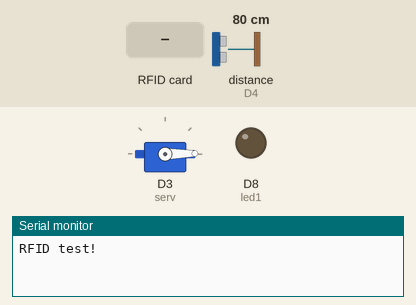
The sketch below on a simulated ESP8266 (NodeMCU). Parts: servo, output pins drawn as LEDs (lit = HIGH), the last lines printed to the serial monitor. Inputs (shaded band) come from the test bench; at power-on: distance to the obstacle (sensor on D4) 80 cm. The echo pulse lasts 58.3 µs per cm; WiFi joins after 1.5 s; servers stay silent unless stated; pins used as bus, display or sensor lines are not drawn.

Above: at 1.2 s.
1.3 s: RFID card 12 34 56 78 90 held to the reader
At 2.0 s:
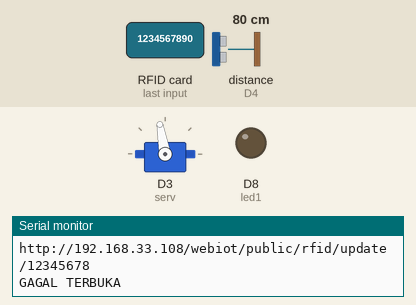
3.0 s: RFID card F3 FD 61 10 held to the reader
At 3.8 s:
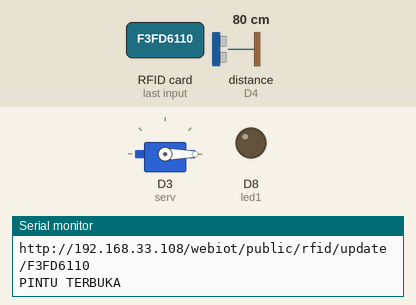
4.7 s: RFID card 5E 7A 19 C4 held to the reader
At 5.2 s:
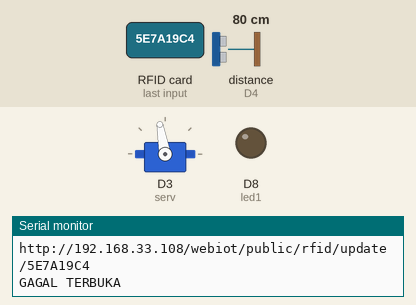
Timing chart, 0 to 7.7 s (numbered marks = the images above; inputs shaded):
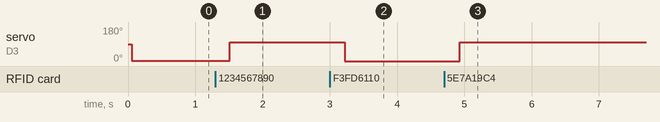

Measured:
- after the input at 1.3 s, servo on D3 (serv): 1° → 100° after 0.21 s
- after the input at 3.0 s, servo on D3 (serv): 100° → 0° after 0.22 s
- after the input at 4.7 s, servo on D3 (serv): 0° → 100° after 0.23 s

The sketch:

smarthome2.ino
```cpp
#include <ESP8266WiFi.h>
#include <ESP8266HTTPClient.h>
#include <WiFiClient.h>
#include <SPI.h>
#include <MFRC522.h>
#include <Servo.h>
Servo myservo;

constexpr uint8_t RST_PIN = D1;
constexpr uint8_t SS_PIN = D2;
int serv = D3;
const int TRIGPIN = D0;
const int ECHOPIN = D4;
int led1 = D8;
long timer, jarak;

byte readCard[4];
String MasterTag = "F3FD6110";
String tagID = "";
String username = "Kelompok_3";

const char* ssid = "Fina";
const char* pass = "1234567890";
const uint16_t port = 80;
const char* host = "192.168.33.108";

String BASE_URL = "http://" + String(host) + "/webiot/public/rfid/update";
MFRC522 mfrc522(SS_PIN, RST_PIN);

void setup() {
  Serial.begin(115200);
  myservo.attach(serv);
  Serial.print(F("RFID test!"));
  WiFi.begin(ssid, pass);
  while (!Serial);
  SPI.begin();
  mfrc522.PCD_Init();
  myservo.write(HIGH);
  pinMode(TRIGPIN, OUTPUT);
  pinMode(ECHOPIN, INPUT);
  pinMode(led1, OUTPUT);
}


boolean getUID(){
  if(!mfrc522.PICC_IsNewCardPresent()){
    return false;
  }

  if(!mfrc522.PICC_ReadCardSerial()){
    return false;
  }

  tagID = "";
  for (uint8_t i = 0; i < 4; i++) {
    tagID.concat(String(mfrc522.uid.uidByte[i], HEX));
  }
  tagID.toUpperCase();
  mfrc522.PICC_HaltA();
  return true;
}


void loop() {
  WiFiClient client;
  HTTPClient http;

  String url;
  while(getUID())
  {
    if ( tagID == MasterTag ){
      Serial.print("tag ID : ");
      Serial.println(username);
      url = BASE_URL + "/" + String(tagID);
      http.begin(client, url);
      int httpResponse = http.GET();
      Serial.println(url);
      Serial.println("PINTU TERBUKA");
      myservo.write(0);
      digitalWrite(TRIGPIN, LOW);
      delayMicroseconds(2);
      digitalWrite(TRIGPIN, HIGH);
      delayMicroseconds(10);
      digitalWrite(TRIGPIN, LOW);

      timer = pulseIn(ECHOPIN, HIGH);
      jarak = (timer/2)/29;
      delay(1000);

      Serial.print("Jarak = ");
      Serial.print(jarak);
      Serial.print(" cm ");
      Serial.println();

      if (jarak >= 1 && jarak <=10) {
        digitalWrite(led1, HIGH); //lampu nyala
      }
    }
    else{
      Serial.print("tag ID : ");
      Serial.println(tagID);
      url = BASE_URL + "/" + String(tagID);
      http.begin(client, url);
      int httpResponse = http.GET();
      Serial.println(url);
      Serial.println("GAGAL TERBUKA");
      myservo.write(100);
      digitalWrite(led1, LOW); //lampu mati
    }
    delay(500);
  }
}
```
